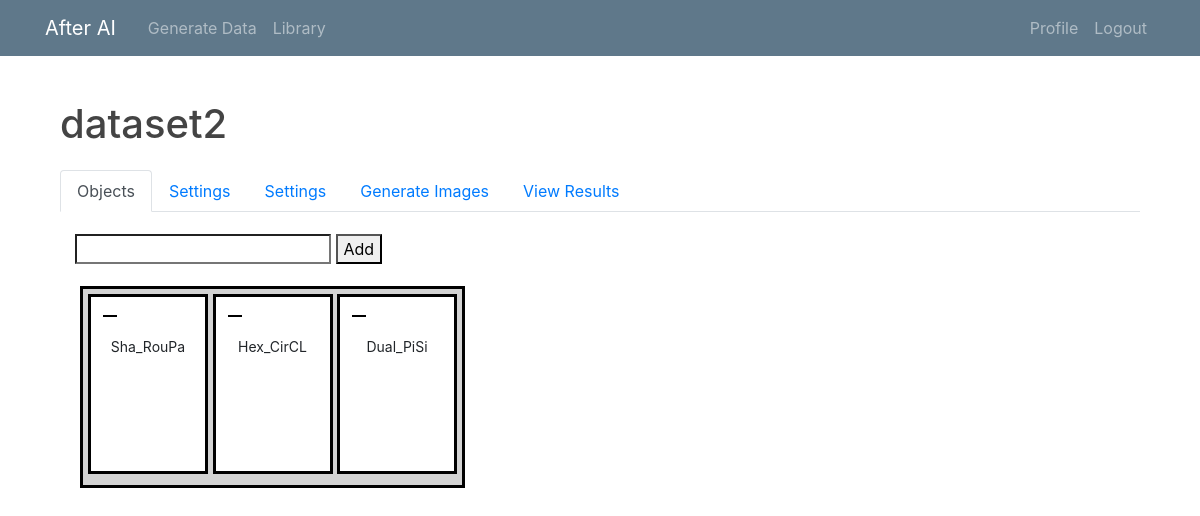
Screenshot of /dataset/2/ (signed in) with the database file from the repository.
### users/models.py (models this page shows)
class Dataset(models.Model):
    name = models.CharField(max_length=200, default='dataset')
    user = models.ForeignKey(User, on_delete=models.CASCADE)
    last_modified = models.DateTimeField(auto_now=True)
    date_created = models.DateTimeField(default=timezone.now)
    objects_per_image = models.IntegerField(default=5)
    job_generated = models.BooleanField(default=False)
    objs_list_json_str = models.TextField(default='[]')
    no_images = models.IntegerField(default=10)
    image_height = models.IntegerField(default=100)
    image_width = models.IntegerField(default=100)
    image_extension = models.CharField(max_length=8, choices=(('JPEG', 'JPEG'),), default='JPEG')
    color_mode = models.CharField(max_length=8, choices=(('RGB','RGB'),), default='RGB')
    json_label = models.BooleanField(default=True)
    segmented_labelling = models.BooleanField(default=False)

class Obj(models.Model):
    name = models.CharField(max_length=100, default='New Obj')
    user = models.ForeignKey(User, on_delete=models.PROTECT)
    extension = models.CharField(max_length=20, default='obj')
    model_file_size = models.IntegerField(default=0)
    model_vertices = models.IntegerField(default=0)
    model_height = models.IntegerField(default=0)
    model_width = models.IntegerField(default=0)
    model_depth = models.IntegerField(default=0)
    view_profile = models.ImageField(upload_to='objs')
    blob_str = models.CharField(max_length=100, default='')
    tags = models.TextField(default='[]')    # list of tags
    view_ym = models.CharField(max_length=240, default='')
    view_yp = models.CharField(max_length=240, default='')
    view_xp = models.CharField(max_length=240, default='')
    view_xm = models.CharField(max_length=240, default='')
    view_zp = models.CharField(max_length=240, default='')
    view_zm = models.CharField(max_length=240, default='')

### users/views.py (the view, shortened to what this page needs)
# urls.py: path('dataset/<int:pk>/', user_views.dataset, name='dataset'),
def dataset(request, pk):
    dataset = Dataset.objects.get(pk=pk)
    form = DatasetForm()
    context = dict()
    context['lib_objs'] = []
    for ob_name in json.loads(dataset.objs_list_json_str):
        o = Obj.objects.get(name=ob_name)
        context['lib_objs'].append(o)
    context['dataset'] = dataset
    context["form"] = form
    dir_files = []
    image_paths = []
    count = 0
    names = []
    context['image_paths'] = image_paths
    context['image_names'] = names
    return render(request, 'users/dataset.html', context)

### users/forms.py
class DatasetForm(forms.ModelForm):
    class Meta:
        model = Dataset
        fields = (
            'no_images',
            'image_height',
            'image_width',
            'image_extension',
            'color_mode',
            'segmented_labelling',
            'json_label',
            )

### users/templates/users/dataset.html (shortened to what this page needs)
{% extends "datagen/base.html" %}
{% load static %}
{% block content %}
{% load crispy_forms_tags %}
<head>
    <link rel="stylesheet" href="https://maxcdn.bootstrapcdn.com/bootstrap/4.3.1/css/bootstrap.min.css">
</head>
<body>
<div class="container" style="padding-top: 100px;">
    <h1>{{dataset.name}}</h1>
    <ul class="nav nav-tabs">
        <li class="nav-item">
            <a class="nav-link active" data-toggle="tab" href="#objects_tab">Objects</a>
        </li>
        <li class="nav-item">
            <a class="nav-link" data-toggle="tab" href="#settings_edit_tab">Settings</a>
        </li>
        <li class="nav-item">
            <a class="nav-link" data-toggle="tab" href="#settings_view_tab">Settings</a>
        </li>
        <li class="nav-item">
            <a class="nav-link" data-toggle="tab" href="#payment_tab">Generate Images</a>
        </li>
        <li class="nav-item">
            <a class="nav-link" data-toggle="tab" href="#images_tab">View Results</a>
        </li>
    </ul>
    <div class="tab-content">
        <div class="tab-pane container active" id="objects_tab" method="POST">
            <form method="POST">
                <input type="search" name="searched">
                <button type="submit">Add</button>
            </form>
            <div id="image-card-holder">
                {% for obj in lib_objs %}
                    <div class="image-card";>
                        <a href="{% url 'remove_obj' dataset.pk obj.pk %}">
                            <img class="obj-card-toolbar" src="/static/datagen/remove_30x30.png">
                        </a>
                        <p class="image-card-text">{{obj.name}}</p>
                    </div>
                {% endfor %}
            </div>
        </div>
    </div>
</div>
</body>
{% endblock content %}

### datagen/static/datagen/main.css (style rules this page uses)
body { background: #fafafa; color: #333333; margin-top: 5rem; }
h1, h2, h3, h4, h5, h6 { color: #444444; }
ul { margin: 0; }

### users/templates/users/dataset.html (style rules this page uses)
#image-card-holder { position: relative; border: 3px solid black; width: fit-content; block-size: fit-content; margin: 5px; padding: 5px; background-color: lightgray; }
.image-card { border: 3px solid black; width: 120px; height: 180px; display: inline-block; overflow: hidden; padding: 4px; background-color: white; }
.image-card-text { word-wrap: break-word; width: 90%; height: 90%; text-align: center; font-size: 14px; margin: 5%; }

### rows the page displays
Dataset: name "dataset2"
Obj: name "Sha_RouPa"
Obj: name "Hex_CirCL"
Obj: name "Dual_PiSi"
